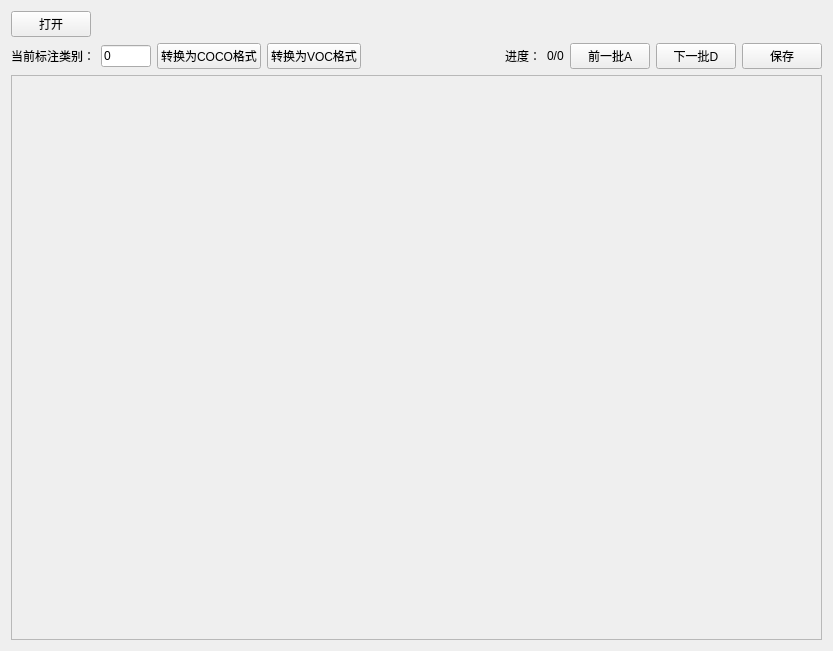
<?xml version="1.0" encoding="UTF-8"?>
<ui version="4.0">
 <class>Form</class>
 <widget class="QWidget" name="Form">
  <property name="geometry">
   <rect>
    <x>0</x>
    <y>0</y>
    <width>833</width>
    <height>651</height>
   </rect>
  </property>
  <property name="windowTitle">
   <string>Form</string>
  </property>
  <layout class="QVBoxLayout" name="verticalLayout_2">
   <item>
    <layout class="QVBoxLayout" name="verticalLayout" stretch="1,1,20">
     <item>
      <layout class="QHBoxLayout" name="horizontalLayout_2">
       <item>
        <widget class="QPushButton" name="btn_open">
         <property name="text">
          <string>打开</string>
         </property>
        </widget>
       </item>
       <item>
        <spacer name="horizontalSpacer_3">
         <property name="orientation">
          <enum>Qt::Horizontal</enum>
         </property>
         <property name="sizeHint" stdset="0">
          <size>
           <width>40</width>
           <height>20</height>
          </size>
         </property>
        </spacer>
       </item>
      </layout>
     </item>
     <item>
      <layout class="QHBoxLayout" name="horizontalLayout">
       <item>
        <widget class="QLabel" name="label_jindu_2">
         <property name="text">
          <string>当前标注类别：</string>
         </property>
        </widget>
       </item>
       <item>
        <widget class="QLineEdit" name="edit_cls">
         <property name="maximumSize">
          <size>
           <width>50</width>
           <height>16777215</height>
          </size>
         </property>
         <property name="text">
          <string>0</string>
         </property>
        </widget>
       </item>
       <item>
        <widget class="QPushButton" name="btn_to_coco">
         <property name="text">
          <string>转换为COCO格式</string>
         </property>
        </widget>
       </item>
       <item>
        <widget class="QPushButton" name="btn_to_voc">
         <property name="text">
          <string>转换为VOC格式</string>
         </property>
        </widget>
       </item>
       <item>
        <spacer name="horizontalSpacer_2">
         <property name="orientation">
          <enum>Qt::Horizontal</enum>
         </property>
         <property name="sizeHint" stdset="0">
          <size>
           <width>40</width>
           <height>20</height>
          </size>
         </property>
        </spacer>
       </item>
       <item>
        <widget class="QLabel" name="label_jindu_name">
         <property name="text">
          <string>进度：</string>
         </property>
        </widget>
       </item>
       <item>
        <widget class="QLabel" name="label_jindu">
         <property name="text">
          <string>0/0</string>
         </property>
        </widget>
       </item>
       <item>
        <widget class="QPushButton" name="btn_back">
         <property name="text">
          <string>前一批A</string>
         </property>
        </widget>
       </item>
       <item>
        <widget class="QPushButton" name="btn_next">
         <property name="text">
          <string>下一批D</string>
         </property>
        </widget>
       </item>
       <item>
        <widget class="QPushButton" name="btn_save">
         <property name="text">
          <string>保存</string>
         </property>
        </widget>
       </item>
      </layout>
     </item>
     <item>
      <widget class="QFrame" name="frame">
       <property name="frameShape">
        <enum>QFrame::StyledPanel</enum>
       </property>
       <property name="frameShadow">
        <enum>QFrame::Raised</enum>
       </property>
      </widget>
     </item>
    </layout>
   </item>
  </layout>
 </widget>
 <resources/>
 <connections/>
</ui>
